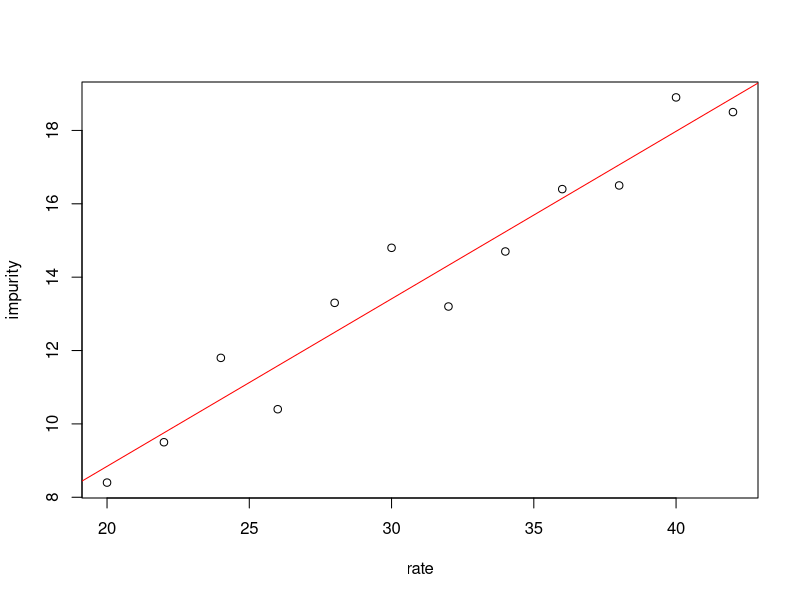
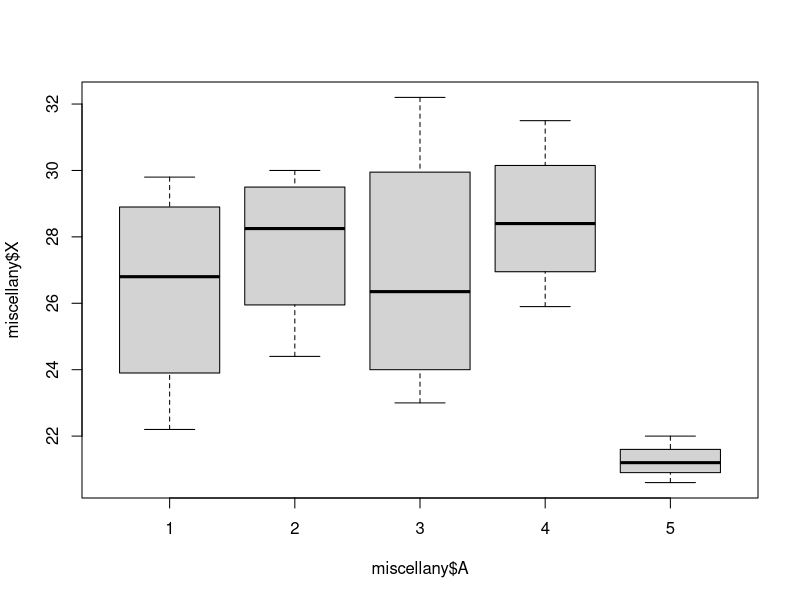

Source code (R) for these figures, in order:
# -*- coding: utf-8 -*-

# 作者：Sosai
# 时间：2022/4/6  9:46 
# 名称：FouthClass.R
# 工具：PyCharm

# 对一批涂料进行研究，确定搅拌速度对杂质含量的影响
rate <- c(20, 22, 24, 26, 28, 30, 32, 34, 36, 38, 40, 42)
impurity <- c(8.4, 9.5, 11.8, 10.4, 13.3, 14.8, 13.2, 14.7, 16.4, 16.5, 18.9, 18.5)
plot(impurity ~ rate)
reg <- lm(impurity ~ rate)
abline(reg, col = "red")
summary(reg)

# Vasishth’s Height Example
samp <- c(53.56797, 60.12001, 59.857, 63.5358, 62.0039, 61.80454, 64.3353, 61.38428, 60.05831, 65.93938, 57.21961)
t.test(samp, mu = 64)
t.test(samp, mu = 64,alternative = "less")
t.test(samp, mu = 64,alternative = "greater")

# 两正态总体参数检验
x<-c(20.5, 19.8, 19.7, 20.4, 20.1, 20.0, 19.0, 19.9)
y<-c(20.7, 19.8, 19.5, 20.8, 20.4, 19.6, 20.2)
t.test(x, y, var.equal=TRUE)

# 单因子方差分析
X <- c(25.6, 22.2, 28.0, 29.8, 24.4, 30.0, 29.0, 27.5, 25.0, 27.7, 23.0, 32.2, 28.8, 28.0, 31.5, 25.9, 20.6, 21.2, 22.0, 21.2) #数据
A <- factor(rep(1:5, each = 4)) #分组
#输出 A=(1 1 1 1 2 2 2 2 3 3 3 3 ……5 5 5 5）
miscellany <- data.frame(X, A) #拼接
aov.mis <- aov(X ~ A, data = miscellany) #进行anova
summary(aov.mis)
plot(miscellany$X ~ miscellany$A)

# 双因子方差分析
juice <- data.frame(
  X = c(0.05, 0.46, 0.12, 0.16, 0.84, 1.30, 0.08, 0.38, 0.4, 0.10, 0.92, 1.57, 0.11, 0.43, 0.05, 0.10, 0.94, 1.10, 0.11, 0.44, 0.08, 0.03, 0.93, 1.15),
  A = gl(4, 6),
  B = gl(6, 1, 24))
juice.aov <- aov(X ~ A + B, data = juice)
summary(juice.aov)

# 有交互作用的方差分析
rats <- data.frame(
  Time = c(0.31, 0.45, 0.46, 0.43, 0.82, 1.10, 0.88, 0.72, 0.43, 0.45,
           0.63, 0.76, 0.45, 0.71, 0.66, 0.62, 0.38, 0.29, 0.40, 0.23,
           0.92, 0.61, 0.49, 1.24, 0.44, 0.35, 0.31, 0.40, 0.56, 1.02,
           0.71, 0.38, 0.22, 0.21, 0.18, 0.23, 0.30, 0.37, 0.38, 0.29,
           0.23, 0.25, 0.24, 0.22, 0.30, 0.36, 0.31, 0.33),
  Toxicant = gl(3, 16, 48, labels = c("I", "II", "III")),
  Cure = gl(4, 4, 48, labels = c("A", "B", "C", "D")))

rats.aov<-aov(Time~Toxicant*Cure, data=rats)
summary(rats.aov)

